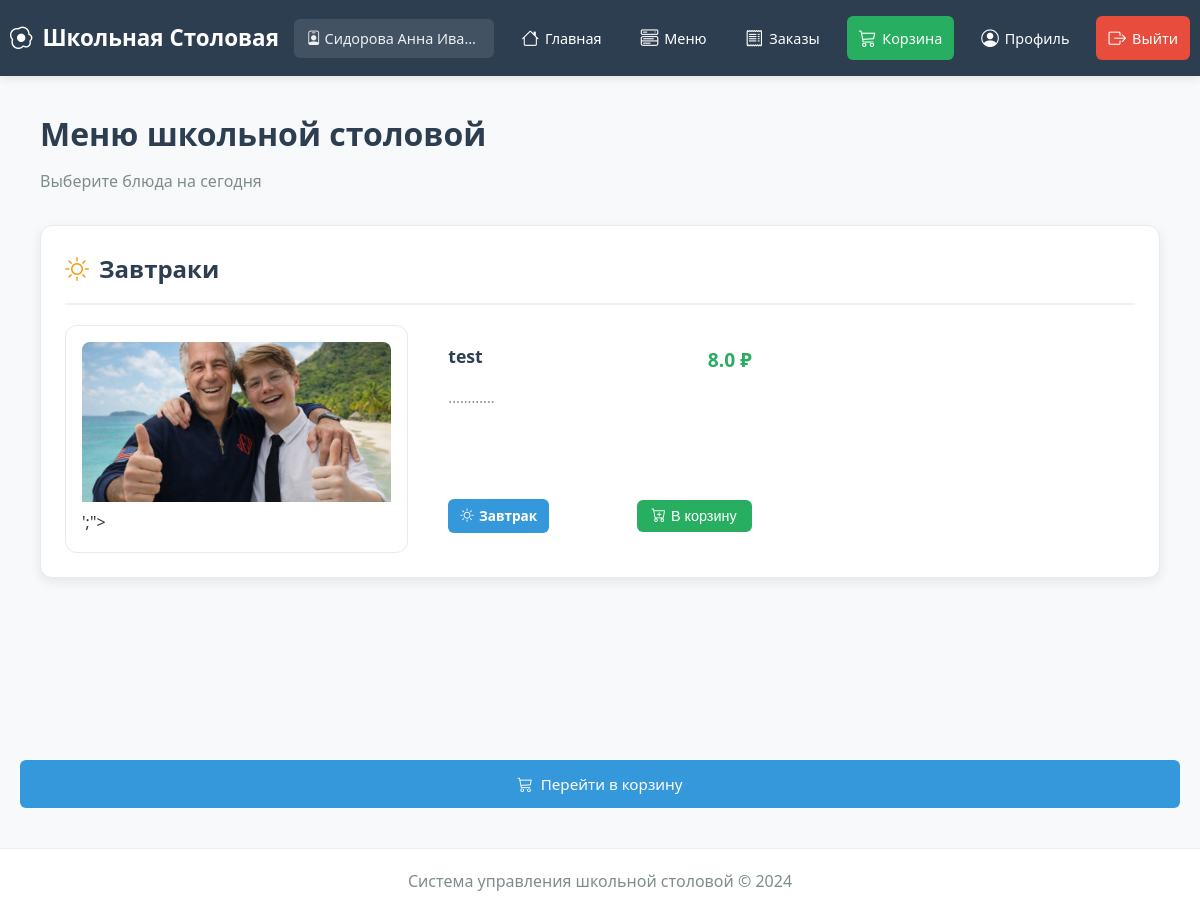
/user/menu (signed in), run on the app's committed database.
### modules/core/models.py (models this page shows, shortened)
class User(UserMixin, db.Model):
    __tablename__ = 'users'
    id = db.Column(db.Integer, primary_key=True)
    email = db.Column(db.String(120), unique=True, nullable=False, index=True)
    password = db.Column(db.String(200), nullable=False)
    role = db.Column(db.String(20), nullable=False)  # 'student', 'cook', 'admin'
    full_name = db.Column(db.String(100))
    class_group = db.Column(db.String(50))  # Только для учеников
    allergies = db.Column(db.Text, default='')  # JSON или текст с аллергенами
    preferences = db.Column(db.String(50), default='')  # Новое поле: предпочтения в питании
    avatar_url = db.Column(db.String(255))  # Новое поле: путь к аватару
    balance = db.Column(db.Float, default=0.0)  # Новое поле: баланс счета
    is_active = db.Column(db.Boolean, default=True)
    created_at = db.Column(db.DateTime, default=datetime.utcnow)
    updated_at = db.Column(db.DateTime, default=datetime.utcnow, onupdate=datetime.utcnow)

class MenuItem(db.Model):
    __tablename__ = 'menu_items'
    id = db.Column(db.Integer, primary_key=True)
    name = db.Column(db.String(100), nullable=False)
    description = db.Column(db.Text)
    price = db.Column(db.Float, nullable=False)
    category = db.Column(db.String(50))  # 'breakfast', 'lunch', 'snack'
    meal_type = db.Column(db.String(20))  # 'vegetarian', 'meat', 'fish', etc.
    allergens = db.Column(db.Text)  # JSON список аллергенов
    available = db.Column(db.Boolean, default=True)
    image_url = db.Column(db.String(255))
    created_at = db.Column(db.DateTime, default=datetime.utcnow)
    is_deleted = db.Column(db.Boolean, default=False)  # Флаг мягкого удаления

### modules/user/routes.py (the view)
@user_bp.route('/menu')
@login_required
def show_menu():
    if current_user.role != 'student':
        flash('Доступ запрещен', 'danger')
        return redirect(url_for('index'))
    from modules.core.models import MenuItem
    breakfast_items = MenuItem.query.filter(
        MenuItem.category == 'breakfast',
        MenuItem.available == True,
        MenuItem.is_deleted == False
    ).all()
    lunch_items = MenuItem.query.filter(
        MenuItem.category == 'lunch',
        MenuItem.available == True,
        MenuItem.is_deleted == False
    ).all()
    return render_template('user/menu.html',
                           breakfast_items=breakfast_items,
                           lunch_items=lunch_items)

### app.py (called while the page is built, shortened)
@login_manager.user_loader
def load_user(user_id):
    try:
        from modules.core.models import User
        return User.query.get(int(user_id))
    except Exception as e:
        print(f"{user_id}: {e}")
        return None

@app.context_processor
def inject_cart_count():
    return {'cart_count': get_cart_count()}

@app.context_processor
def inject_now():
    return {'now': datetime.utcnow()}

@app.context_processor
def inject_csrf_token():
    from flask_wtf.csrf import generate_csrf
    return {'csrf_token': generate_csrf}

@app.context_processor
def inject_now():
    return {'now': datetime.utcnow()}

@app.context_processor
def inject_today():
    return {'today': date.today()}

@app.context_processor
def inject_order_counts():
    from datetime import date
    return {
        'cook_total_active': 0,
        'pending_requests_count': 0
    }

@app.context_processor
def inject_now():
    return {'now': datetime.utcnow()}

@app.context_processor
def inject_now():
    return {'today': datetime.utcnow().date()}

@app.context_processor
def inject_pending_requests():
    from modules.core.models import SupplyRequest
    try:
        if current_user.is_authenticated and current_user.role == 'admin':
            pending_count = SupplyRequest.query.filter_by(status='pending').count()
            return {'pending_requests_count': pending_count}
    except:
        pass
    return {'pending_requests_count': 0}

### modules/user/routes.py (called while the page is built)
def get_cart_count():
    cart = session.get('cart', {})
    total = sum(item.get('quantity', 0) for item in cart.values())
    return total

@user_bp.app_context_processor
def inject_subscription_status():
    from .services import SubscriptionService
    if current_user.is_authenticated and current_user.role == 'student':
        has_active_subscription = SubscriptionService.get_active_subscription(current_user.id) is not None
        return {'has_active_subscription': has_active_subscription}
    return {'has_active_subscription': False}

### modules/user/services.py (called while the page is built)
    @staticmethod
    def get_active_subscription(user_id):
        today = date.today()
        subscription = Subscription.query.filter(
            Subscription.user_id == user_id,
            Subscription.is_active == True,
            Subscription.end_date >= today
        ).first()
        if subscription and subscription.end_date < today:
            subscription.is_active = False
            db.session.commit()
            return None
        return subscription

### templates/user/menu.html (shortened to what this page needs)
{% extends "base.html" %}
{% block content %}
<div class="container">
    <div class="dashboard-header" style="margin-bottom: 30px;">
        <h1 style="color: #2c3e50; font-size: 2rem; font-weight: 700; margin-bottom: 10px;">
            Меню школьной столовой
        </h1>
        <p style="color: #7f8c8d; font-size: 1rem;">Выберите блюда на сегодня</p>
    </div>
    {% if breakfast_items %}
    <div class="dashboard-card" style="margin-bottom: 30px;">
        <h2 style="color: #2c3e50; font-size: 1.5rem; margin-bottom: 20px; display: flex; align-items: center; gap: 10px;">
            <i class="bi bi-sun" style="color: #f39c12;"></i>
            Завтраки
        </h2>
        <div class="menu-items-grid">
            {% for item in breakfast_items %}
            <div class="menu-item-card">
                <div class="menu-item-image">
                    {% if item.image_url %}
                    <img src="{{ url_for('static', filename='uploads/menu_items/' + item.image_url) }}"
                         alt="{{ item.name }}"
                         style="width: 100%; height: 160px; object-fit: cover; border-radius: 8px 8px 0 0;"
                         onerror="this.onerror=null; this.style.display='none'; this.parentElement.innerHTML='<div style='width:100%;height:160px;background:linear-gradient(135deg, #667eea 0%, #764ba2 100%);border-radius:8px 8px 0 0;display:flex;align-items:center;justify-content:center;color:white;font-size:2.5rem'<i class=\"bi bi-egg-fried\"></i></div>';">
                    {% else %}
                    <div class="menu-item-image-placeholder" style="width: 100%; height: 160px; background: linear-gradient(135deg, #667eea 0%, #764ba2 100%); border-radius: 8px 8px 0 0; display: flex; align-items: center; justify-content: center; color: white; font-size: 2.5rem;">
                        <i class="bi bi-egg-fried"></i>
                    </div>
                    {% endif %}
                </div>
                <div class="menu-item-content" style="padding: 20px;">
                    <div class="menu-item-header" style="display: flex; justify-content: space-between; align-items: flex-start; margin-bottom: 12px;">
                        <h3 class="menu-item-name" style="font-size: 1.1rem; font-weight: 600; color: #2c3e50; margin: 0; line-height: 1.3;">
                            {{ item.name }}
                        </h3>
                        <span class="menu-item-price" style="font-weight: 700; color: #27ae60; font-size: 1.2rem; white-space: nowrap; margin-left: 10px;">
                            {{ item.price }} ₽
                        </span>
                    </div>
                    {% if item.description %}
                    <p class="menu-item-description" style="color: #7f8c8d; font-size: 0.9rem; line-height: 1.4; margin-bottom: 15px; flex: 1;">
                        {{ item.description|truncate(100) }}
                    </p>
                    {% endif %}
                    <div class="menu-item-footer" style="display: flex; justify-content: space-between; align-items: center; margin-top: auto;">
                        <span class="menu-item-category" style="background: #3498db; color: white; padding: 6px 12px; border-radius: 6px; font-size: 0.85rem; display: flex; align-items: center; gap: 5px;">
                            <i class="bi bi-{{ 'sun' if item.category == 'breakfast' else 'moon' }}"></i>
                            {% if item.category == 'breakfast' %}Завтрак{% else %}Обед{% endif %}
                        </span>
                        <form action="{{ url_for('user.add_to_cart', item_id=item.id) }}" method="POST" style="margin: 0;">
                            <button type="submit" class="btn btn-success btn-sm" style="background: #27ae60; color: white; padding: 8px 15px; border: none; border-radius: 6px; font-size: 0.9rem; cursor: pointer; display: flex; align-items: center; gap: 5px;">
                                <i class="bi bi-cart-plus"></i> В корзину
                            </button>
                        </form>
                    </div>
                </div>
            </div>
            {% endfor %}
        </div>
    </div>
    {% endif %}
    <div class="row" style="margin-top: 30px;">
        <div class="col-md-6">
            <a href="{{ url_for('user.view_cart') }}" class="btn btn-primary" style="width: 100%; padding: 12px; display: flex; align-items: center; justify-content: center; gap: 8px;">
                <i class="bi bi-cart3"></i> Перейти в корзину
            </a>
        </div>
    </div>
{% endblock %}

### templates/base.html (shortened to what this page needs)
<!DOCTYPE html>
<html lang="ru">
<head>
    <link rel="stylesheet" href="{{ url_for('static', filename='css/style.css') }}">
    <link rel="stylesheet" href="{{ url_for('static', filename='css/calendar.css') }}">
    <link rel="stylesheet" href="https://cdn.jsdelivr.net/npm/bootstrap-icons@1.10.0/font/bootstrap-icons.css">
</head>
<body>
    <header>
        <nav class="navbar">
            <div class="nav-container">
                <a href="{{ url_for('index') }}" class="logo">
                    <i class="bi bi-egg-fried"></i> Школьная Столовая
                </a>
                <div class="nav-links">
                    {% if current_user.is_authenticated %}
                        <span style="color: #ecf0f1; padding: 8px 12px; border-radius: 6px; background: rgba(255, 255, 255, 0.1);">
                            <i class="bi bi-person-badge"></i> {{ current_user.full_name }}
                        </span>
                        {% if current_user.role == 'student' %}
                            <a href="{{ url_for('user.dashboard') }}" class="{% if request.endpoint == 'user.dashboard' %}active{% endif %}">
                                <i class="bi bi-house"></i> Главная
                            </a>
                            <a href="{{ url_for('user.show_menu') }}" class="{% if request.endpoint == 'user.show_menu' %}active{% endif %}">
                                <i class="bi bi-menu-button-wide"></i> Меню
                            </a>
                            <a href="{{ url_for('user.my_orders') }}" class="{% if request.endpoint == 'user.my_orders' %}active{% endif %}">
                                <i class="bi bi-receipt"></i> Заказы
                            </a>
                            <a href="{{ url_for('user.view_cart') }}" class="nav-cart {% if request.endpoint == 'user.view_cart' %}active{% endif %}">
                                <i class="bi bi-cart3"></i> Корзина
                            </a>
                            <a href="{{ url_for('user.profile') }}" class="{% if request.endpoint == 'user.profile' %}active{% endif %}">
                                <i class="bi bi-person-circle"></i> Профиль
                            </a>
                        {% endif %}
                        <a href="{{ url_for('auth.logout') }}" style="background: #e74c3c;">
                            <i class="bi bi-box-arrow-right"></i> Выйти
                        </a>
                    {% endif %}
                </div>
            </div>
        </nav>
    </header>
    <main class="container">
        {% block content %}{% endblock %}
    </main>
    <footer>
        <p>Система управления школьной столовой © 2024</p>
    </footer>
</body>
</html>

### static/css/style.css (style rules this page uses)
* { margin: 0; padding: 0; box-sizing: border-box; }
body { font-family: 'Segoe UI', Tahoma, Geneva, Verdana, sans-serif; line-height: 1.6; color: #333; background: #f8f9fa; min-height: 100vh; }
.navbar { background-color: #2c3e50; color: white; padding: 1rem 0; box-shadow: 0 2px 10px rgba(0, 0, 0, 0.1); position: sticky; top: 0; z-index: 1000; }
.nav-container { max-width: 1200px; margin: 0 auto; padding: 0 20px; display: flex; justify-content: space-between; align-items: center; }
.logo { color: white; text-decoration: none; font-size: 1.4rem; font-weight: 700; display: flex; align-items: center; gap: 10px; white-space: nowrap; }
.nav-links { display: flex; gap: 15px; align-items: center; flex-wrap: wrap; }
.nav-links a { color: white; text-decoration: none; padding: 8px 15px; border-radius: 6px; transition: all 0.3s; display: flex; align-items: center; gap: 6px; font-weight: 500; font-size: 0.95rem; white-space: nowrap; }
.nav-cart { background: #e74c3c; color: white; padding: 8px 15px; border-radius: 6px; display: flex; align-items: center; gap: 8px; }
.nav-links span { color: #ecf0f1; font-size: 0.9rem; padding: 8px 12px; background: rgba(255, 255, 255, 0.1); border-radius: 6px; max-width: 200px; overflow: hidden; text-overflow: ellipsis; white-space: nowrap; }
.container { max-width: 1200px; margin: 2rem auto; padding: 0 20px; min-height: calc(100vh - 180px); }
.dashboard-card { background: white; border-radius: 12px; padding: 24px; box-shadow: 0 4px 12px rgba(0, 0, 0, 0.08); border: 1px solid #eaeaea; height: 100%; display: flex; flex-direction: column; }
.dashboard-card h2 { color: #2c3e50; margin-bottom: 20px; padding-bottom: 15px; border-bottom: 2px solid #f0f0f0; font-size: 1.3rem; font-weight: 600; display: flex; align-items: center; gap: 10px; }
.menu-item-card { background: white; border-radius: 10px; padding: 16px; border: 1px solid #eaeaea; transition: all 0.3s; }
.menu-item-header { display: flex; justify-content: space-between; align-items: flex-start; margin-bottom: 10px; }
.menu-item-name { font-weight: 600; color: #2c3e50; font-size: 1rem; line-height: 1.3; }
.menu-item-price { font-weight: 700; color: #27ae60; font-size: 1.1rem; }
.menu-item-description { color: #666; font-size: 0.9rem; margin-bottom: 12px; line-height: 1.4; }
.menu-item-footer { display: flex; justify-content: space-between; align-items: center; margin-top: 10px; }
.menu-item-category { padding: 4px 12px; border-radius: 15px; font-size: 0.8rem; font-weight: 600; }
.btn { display: inline-block; padding: 10px 20px; background: #3498db; color: white; text-decoration: none; border-radius: 6px; border: none; cursor: pointer; transition: all 0.3s; font-weight: 500; font-size: 0.95rem; text-align: center; }
.btn-success { background: #27ae60; }
footer { text-align: center; padding: 20px; margin-top: 40px; color: #7f8c8d; border-top: 1px solid #eee; background: white; }
.nav-cart { background: #27ae60; color: white !important; padding: 8px 15px; border-radius: 6px; display: flex; align-items: center; gap: 8px; }

### templates/base.html (style rules this page uses)
.nav-container { padding: 0 10px !important; }
.logo { margin-right: auto !important; flex-shrink: 0; }
.nav-links a { padding: 8px 12px !important; font-size: 0.9rem !important; }
@media (max-width: 1200px) { .nav-links a i { margin-right: 0 !important; font-size: 1.1rem; } }

### templates/user/menu.html (style rules this page uses)
.menu-items-grid { display: grid; grid-template-columns: repeat(auto-fill, minmax(280px, 1fr)); gap: 20px; }
.menu-item-card { background: white; border-radius: 12px; overflow: hidden; border: 1px solid #eaeaea; transition: all 0.3s; display: flex; flex-direction: column; }
.menu-item-content { display: flex; flex-direction: column; height: 100%; }
.btn-success { background: #27ae60 !important; border: none !important; }
.btn-primary { background: #3498db !important; border: none !important; }

### data on the page
User: full_name "Сидорова Анна Ива…"
MenuItem: image_url+name (picture), name "test", price "8.0", description "............", category "Завтрак"
